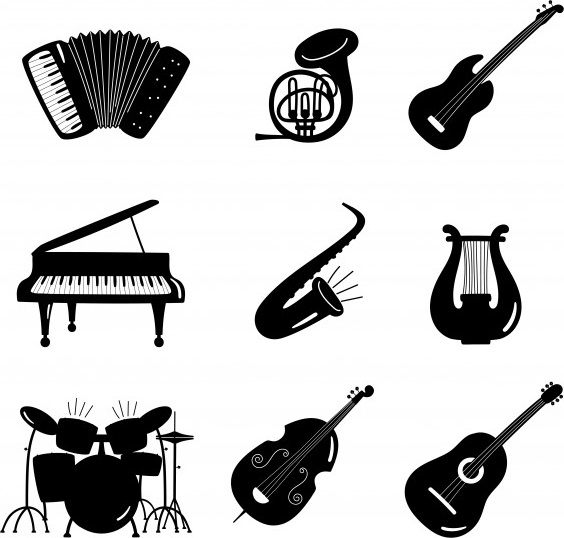
#> input picture Modulo3/Tarea_2/Imagenes/instrumentos.jpg, 564 x 538 px, found by its file name
$ jupyter execute Tarea2_Kmeans.ipynb
#> lines starting #> are read from the running program, lines starting #| are printed output that depends on the picture; after the words box and inside, x2 and y2 are one past the last pixel; in counts of white or black regions, pixels touching at a corner belong together
</a>


# <center> <font color= #000047> Aprendizaje No Superviado: Kmeans Clustering Imagenes </font> </center>

Elegir una imagen en blanco y negro de la carpeta `Imagenes` donde se puedan distinguir diferentes figuras para agrupar. Leer la imagen en una matriz de numpy. Definir y reescribir la matriz para tener pixeles en alto o en bajo. Encontrar las coordenadas en donde la matriz tiene pixeles negros. Aplicar el algoritmo de Kmeans sobre el arreglo de coordenadas usando el numero de agrupaciones necesarias de acuerdo a la imagen. Reconstruir la imagen identificando las figuras asociadas a cada grupo.

<div class="alert alert-danger" style="margin: 10px"><strong>NOTA IMPORTANTE!</strong> En cada figura, tabla, o resultado que se incluya, se debe de incluir el código que se utilizó para obtenerlo.  <br> Todas las figuras (si las hubiera) deben de estar comentadas o descritas.</div>

[cell 1]
import cv2
import numpy as np
import matplotlib.pyplot as plt
from sklearn.cluster import KMeans

[cell 2]
ruta = r"C:\Users\sony\Desktop\Imagenes\instrumentos.jpg"

img = cv2.imread(ruta, cv2.IMREAD_GRAYSCALE)
#> img is the input picture: shape (538, 564); min 0, max 255, mean 198.8

if img is None:
    print("No se pudo cargar la imagen. Verifica la ruta o el nombre del archivo.")
else:
    print("Imagen cargada correctamente.")

    plt.imshow(img, cmap='gray')
    plt.title("Imagen original")
    plt.axis('off')
    plt.show()


    _, img_bin = cv2.threshold(img, 127, 255, cv2.THRESH_BINARY_INV)
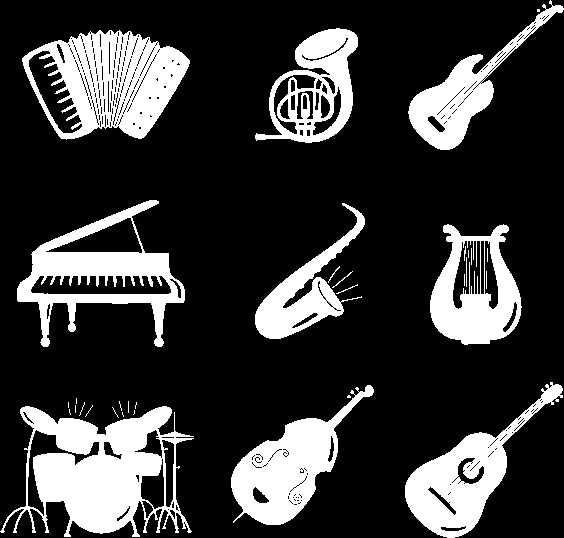
#> img_bin: shape (538, 564); 22% white; 33 white regions (20 under 20 px), largest, box (x1, y1, x2, y2) and area: (0, 406, 194, 537) 12645, (22, 30, 190, 140) 10229, (17, 200, 185, 347) 7801

    plt.imshow(img_bin, cmap='gray')
    plt.title("Imagen binarizada")
    plt.axis('off')
    plt.show()

    coords = np.column_stack(np.where(img_bin == 255))
#> coords = 66722 pairs, first value 0 to 537, second value 0 to 563
    print(f"Píxeles negros detectados: {len(coords)}")
#| Píxeles negros detectados: 66722

    if len(coords) == 0:
        print("No se detectaron píxeles negros, revisa la imagen o el umbral de binarización.")
    else:
        k = 3
        kmeans = KMeans(n_clusters=k, random_state=0).fit(coords)
        labels = kmeans.labels_

        clustered_img = np.ones_like(img) * 255

        for i in range(k):
            puntos = coords[labels == i]
            for y, x in puntos:
                clustered_img[y, x] = 50 + i * 60
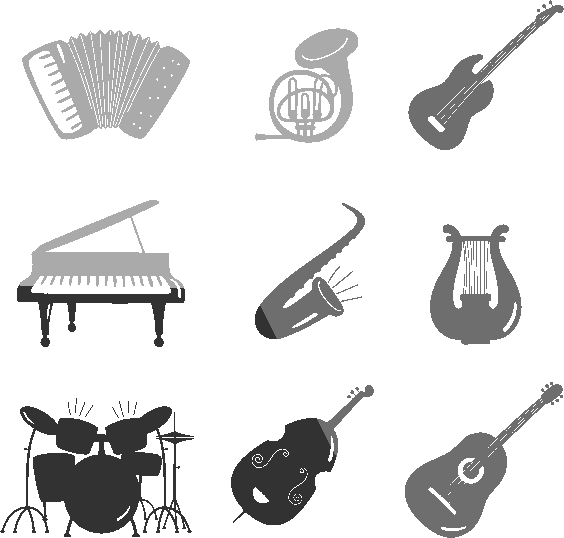
#> clustered_img: shape (538, 564); min 50, max 255, mean 222.7

        plt.imshow(clustered_img, cmap='gray')
        plt.title(f"Agrupamiento con k={k}")
        plt.axis('off')
        plt.show()

$ run again, with Modulo3/Tarea_2/Imagenes/danosorios.jpg copied over Modulo3/Tarea_2/Imagenes/instrumentos.jpg
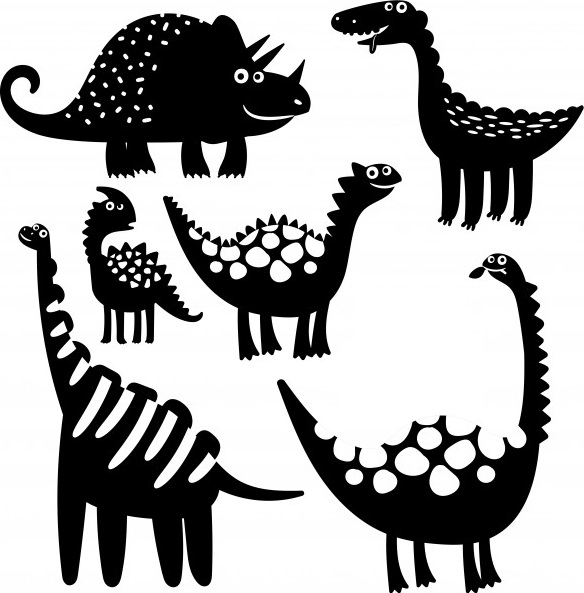
#> input picture Modulo3/Tarea_2/Imagenes/danosorios.jpg, 584 x 593 px, found by its file name
#> img is the input picture: shape (593, 584); min 0, max 255, mean 169.8
#> `_, img_bin = cv2.threshold(img, 127, 255, cv2.THRESH_BINARY_INV)`:
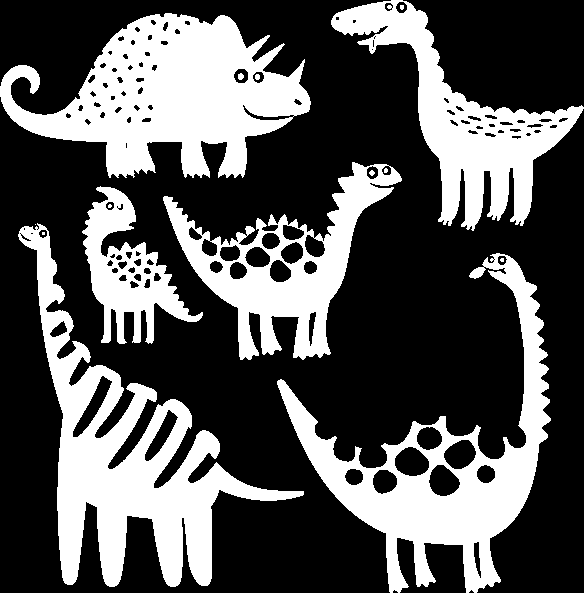
#> img_bin: shape (593, 584); 33.3% white; 15 white regions (6 under 20 px), largest, box (x1, y1, x2, y2) and area: (0, 13, 311, 178) 27275, (18, 223, 304, 587) 26729, (277, 253, 551, 593) 22961
#> coords = 115438 pairs, first value 0 to 592, second value 0 to 583
#| Píxeles negros detectados: 115438
#> after the loop `for i in range(k):`:
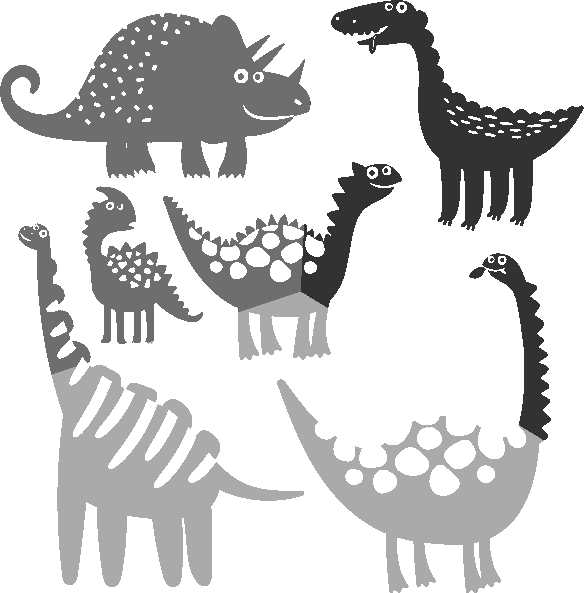
#> clustered_img: shape (593, 584); min 50, max 255, mean 210.2

$ run again, with Modulo3/Tarea_2/Imagenes/familia.jpg copied over Modulo3/Tarea_2/Imagenes/instrumentos.jpg
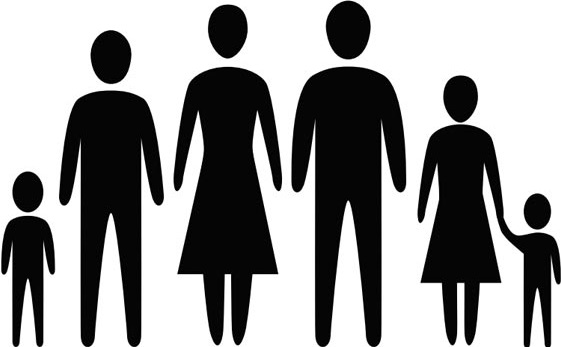
#> input picture Modulo3/Tarea_2/Imagenes/familia.jpg, 561 x 347 px, found by its file name
#> img is the input picture: shape (347, 561); min 0, max 255, mean 151.3
#> `_, img_bin = cv2.threshold(img, 127, 255, cv2.THRESH_BINARY_INV)`:
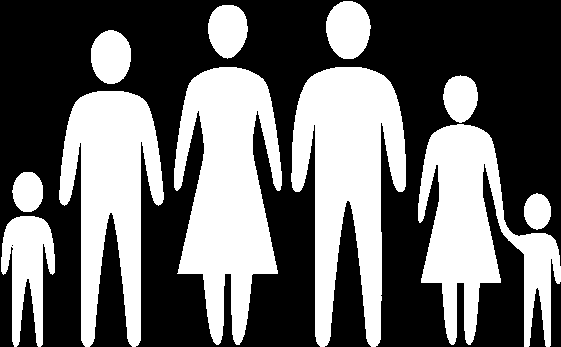
#> img_bin: shape (347, 561); 41.3% white; 11 white regions, largest, box (x1, y1, x2, y2) and area: (291, 67, 406, 347) 18767, (174, 67, 282, 345) 18763, (59, 91, 164, 347) 15178
#> coords = 80335 pairs, first value 1 to 346, second value 1 to 560
#| Píxeles negros detectados: 80335
#> after the loop `for i in range(k):`:
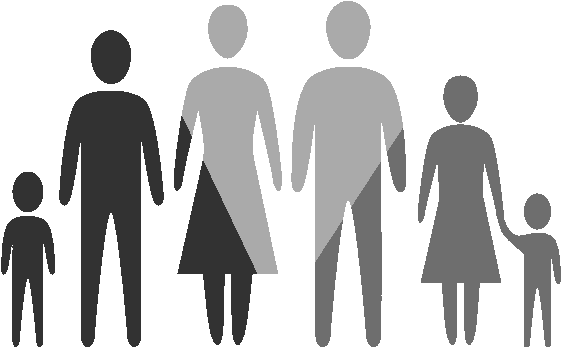
#> clustered_img: shape (347, 561); min 50, max 255, mean 194.4

$ run again, with Modulo3/Tarea_2/Imagenes/frutas.jpg copied over Modulo3/Tarea_2/Imagenes/instrumentos.jpg
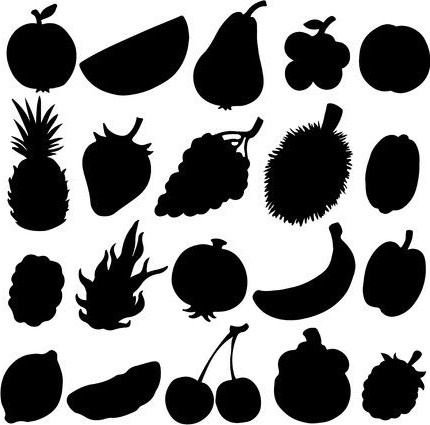
#> input picture Modulo3/Tarea_2/Imagenes/frutas.jpg, 430 x 425 px, found by its file name
#> img is the input picture: shape (425, 430); min 0, max 255, mean 135.8
#> `_, img_bin = cv2.threshold(img, 127, 255, cv2.THRESH_BINARY_INV)`:
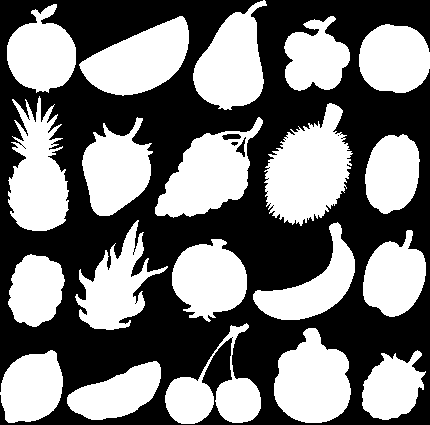
#> img_bin: shape (425, 430); 46.7% white; 20 white regions, largest, box (x1, y1, x2, y2) and area: (264, 103, 353, 226) 6786, (155, 117, 263, 218) 5519, (8, 96, 69, 231) 5370
#> coords = 85397 pairs, first value 0 to 423, second value 0 to 429
#| Píxeles negros detectados: 85397
#> after the loop `for i in range(k):`:
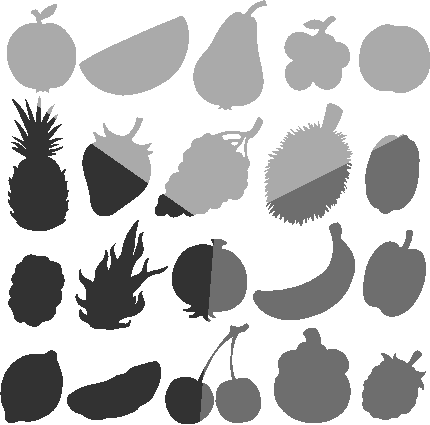
#> clustered_img: shape (425, 430); min 50, max 255, mean 189.4
